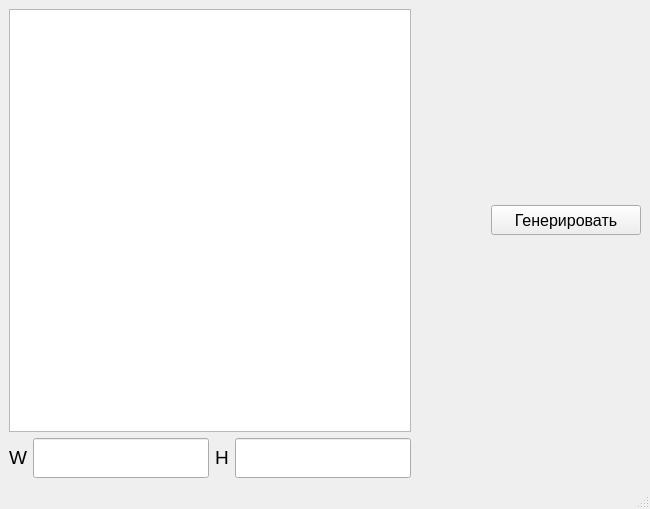
<?xml version="1.0" encoding="UTF-8"?>
<ui version="4.0">
 <class>MainWindow</class>
 <widget class="QMainWindow" name="MainWindow">
  <property name="geometry">
   <rect>
    <x>0</x>
    <y>0</y>
    <width>650</width>
    <height>509</height>
   </rect>
  </property>
  <property name="windowTitle">
   <string>MainWindow</string>
  </property>
  <widget class="QWidget" name="centralwidget">
   <layout class="QGridLayout" name="gridLayout_2">
    <item row="0" column="2">
     <widget class="QPushButton" name="pushButtonGenerate">
      <property name="sizePolicy">
       <sizepolicy hsizetype="Fixed" vsizetype="Fixed">
        <horstretch>0</horstretch>
        <verstretch>0</verstretch>
       </sizepolicy>
      </property>
      <property name="minimumSize">
       <size>
        <width>150</width>
        <height>30</height>
       </size>
      </property>
      <property name="font">
       <font>
        <pointsize>12</pointsize>
        <weight>50</weight>
        <italic>false</italic>
        <bold>false</bold>
       </font>
      </property>
      <property name="text">
       <string>Генерировать</string>
      </property>
     </widget>
    </item>
    <item row="2" column="0">
     <layout class="QHBoxLayout" name="horizontalLayout_3">
      <property name="sizeConstraint">
       <enum>QLayout::SetFixedSize</enum>
      </property>
      <item>
       <layout class="QHBoxLayout" name="horizontalLayout">
        <property name="sizeConstraint">
         <enum>QLayout::SetFixedSize</enum>
        </property>
        <item>
         <widget class="QLabel" name="label">
          <property name="sizePolicy">
           <sizepolicy hsizetype="Fixed" vsizetype="Fixed">
            <horstretch>40</horstretch>
            <verstretch>40</verstretch>
           </sizepolicy>
          </property>
          <property name="minimumSize">
           <size>
            <width>0</width>
            <height>0</height>
           </size>
          </property>
          <property name="font">
           <font>
            <pointsize>14</pointsize>
           </font>
          </property>
          <property name="text">
           <string>W</string>
          </property>
         </widget>
        </item>
        <item>
         <widget class="QLineEdit" name="lineEditW">
          <property name="sizePolicy">
           <sizepolicy hsizetype="Fixed" vsizetype="Fixed">
            <horstretch>0</horstretch>
            <verstretch>0</verstretch>
           </sizepolicy>
          </property>
          <property name="minimumSize">
           <size>
            <width>40</width>
            <height>40</height>
           </size>
          </property>
          <property name="baseSize">
           <size>
            <width>0</width>
            <height>0</height>
           </size>
          </property>
          <property name="font">
           <font>
            <pointsize>14</pointsize>
           </font>
          </property>
         </widget>
        </item>
       </layout>
      </item>
      <item>
       <layout class="QHBoxLayout" name="horizontalLayout_2">
        <property name="sizeConstraint">
         <enum>QLayout::SetFixedSize</enum>
        </property>
        <item>
         <widget class="QLabel" name="label_2">
          <property name="sizePolicy">
           <sizepolicy hsizetype="Fixed" vsizetype="Fixed">
            <horstretch>0</horstretch>
            <verstretch>0</verstretch>
           </sizepolicy>
          </property>
          <property name="font">
           <font>
            <pointsize>14</pointsize>
           </font>
          </property>
          <property name="text">
           <string>H</string>
          </property>
         </widget>
        </item>
        <item>
         <widget class="QLineEdit" name="lineEditH">
          <property name="sizePolicy">
           <sizepolicy hsizetype="Fixed" vsizetype="Fixed">
            <horstretch>0</horstretch>
            <verstretch>0</verstretch>
           </sizepolicy>
          </property>
          <property name="minimumSize">
           <size>
            <width>40</width>
            <height>40</height>
           </size>
          </property>
          <property name="font">
           <font>
            <pointsize>14</pointsize>
           </font>
          </property>
         </widget>
        </item>
       </layout>
      </item>
     </layout>
    </item>
    <item row="2" column="1">
     <spacer name="horizontalSpacer">
      <property name="orientation">
       <enum>Qt::Horizontal</enum>
      </property>
      <property name="sizeHint" stdset="0">
       <size>
        <width>40</width>
        <height>20</height>
       </size>
      </property>
     </spacer>
    </item>
    <item row="0" column="0">
     <widget class="QGraphicsView" name="graphicsView"/>
    </item>
   </layout>
  </widget>
  <widget class="QMenuBar" name="menubar">
   <property name="geometry">
    <rect>
     <x>0</x>
     <y>0</y>
     <width>650</width>
     <height>22</height>
    </rect>
   </property>
  </widget>
  <widget class="QStatusBar" name="statusbar"/>
 </widget>
 <resources/>
 <connections/>
</ui>
